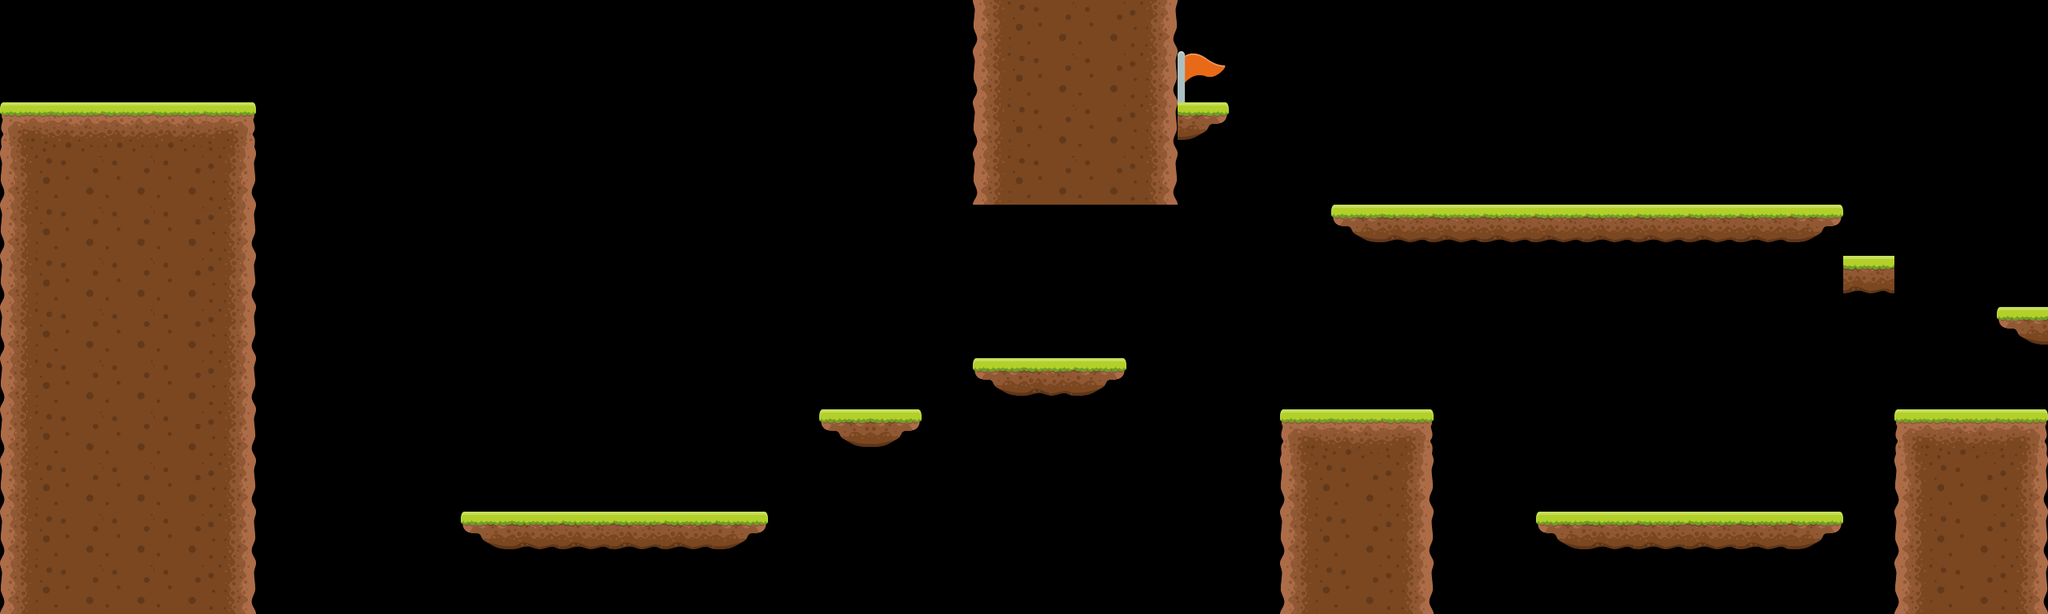

The image is a tile-based game level rendered from a .tmx file. Its description and complete source (layers, tilesets, objects, tile grids) follow:
An orthogonal 40x12 tile map with 64x64 px tiles, 1 tile layer (Camada de Tiles 1), 2 tilesets and 19 objects.

<map version="1.8" tiledversion="1.8.2" orientation="orthogonal" renderorder="right-down" width="40" height="12" tilewidth="64" tileheight="64" infinite="0" nextlayerid="6" nextobjectid="93">
 <editorsettings>
  <export target="level4.lua" format="lua" />
 </editorsettings>
 <tileset firstgid="1" name="platformer" tilewidth="64" tileheight="64" tilecount="9" columns="3">
  <image source="tileset.png" width="192" height="192" />
 </tileset>
 <tileset firstgid="10" name="Flag" tilewidth="64" tileheight="64" tilecount="1" columns="1">
  <image source="flag.png" width="64" height="64" />
 </tileset>
 <layer id="1" name="Camada de Tiles 1" width="40" height="12">
  <data encoding="csv">
0,0,0,0,0,0,0,0,0,0,0,0,0,0,0,0,0,0,0,4,5,5,6,0,0,0,0,0,0,0,0,0,0,0,0,0,0,0,0,0,
0,0,0,0,0,0,0,0,0,0,0,0,0,0,0,0,0,0,0,4,5,5,6,10,0,0,0,0,0,0,0,0,0,0,0,0,0,0,0,0,
1,2,2,2,3,0,0,0,0,0,0,0,0,0,0,0,0,0,0,4,5,5,6,9,0,0,0,0,0,0,0,0,0,0,0,0,0,0,0,0,
4,5,5,5,6,0,0,0,0,0,0,0,0,0,0,0,0,0,0,4,5,5,6,0,0,0,0,0,0,0,0,0,0,0,0,0,0,0,0,0,
4,5,5,5,6,0,0,0,0,0,0,0,0,0,0,0,0,0,0,0,0,0,0,0,0,0,7,8,8,8,8,8,8,8,8,9,0,0,0,0,
4,5,5,5,6,0,0,0,0,0,0,0,0,0,0,0,0,0,0,0,0,0,0,0,0,0,0,0,0,0,0,0,0,0,0,0,8,0,0,0,
4,5,5,5,6,0,0,0,0,0,0,0,0,0,0,0,0,0,0,0,0,0,0,0,0,0,0,0,0,0,0,0,0,0,0,0,0,0,0,7,
4,5,5,5,6,0,0,0,0,0,0,0,0,0,0,0,0,0,0,7,8,9,0,0,0,0,0,0,0,0,0,0,0,0,0,0,0,0,0,0,
4,5,5,5,6,0,0,0,0,0,0,0,0,0,0,0,7,9,0,0,0,0,0,0,0,1,2,3,0,0,0,0,0,0,0,0,0,1,2,3,
4,5,5,5,6,0,0,0,0,0,0,0,0,0,0,0,0,0,0,0,0,0,0,0,0,4,5,6,0,0,0,0,0,0,0,0,0,4,5,6,
4,5,5,5,6,0,0,0,0,7,8,8,8,8,9,0,0,0,0,0,0,0,0,0,0,4,5,6,0,0,7,8,8,8,8,9,0,4,5,6,
4,5,5,5,6,0,0,0,0,0,0,0,0,0,0,0,0,0,0,0,0,0,0,0,0,4,5,6,0,0,0,0,0,0,0,0,0,4,5,6
</data>
 </layer>
 <objectgroup id="4" name="Flag">
  <object id="79" x="1472" y="64" width="64" height="64" />
 </objectgroup>
 <objectgroup id="3" name="Inimigo">
  <object id="20" x="832" y="960" width="128" />
  <object id="24" x="832" y="1088" />
  <object id="80" x="768" y="576" width="64" height="64" />
  <object id="82" x="2176" y="576" width="64" height="64" />
  <object id="84" x="1920" y="192" width="64" height="64" />
 </objectgroup>
 <objectgroup id="2" name="Plataformas">
  <object id="69" x="0" y="128" width="320" height="640" />
  <object id="70" x="576" y="640" width="384" height="64" />
  <object id="71" x="1024" y="512" width="128" height="64" />
  <object id="72" x="1216" y="448" width="192" height="64" />
  <object id="73" x="1600" y="512" width="192" height="256" />
  <object id="74" x="1920" y="640" width="384" height="64" />
  <object id="76" x="1664" y="256" width="640" height="64" />
  <object id="77" x="1472" y="128" width="64" height="64" />
  <object id="78" x="1216" y="0" width="256" height="256" />
  <object id="88" x="2368" y="512" width="192" height="256" />
  <object id="90" x="2304" y="320" width="64" height="64" />
  <object id="92" x="2496" y="384" width="64" height="64" />
 </objectgroup>
 <objectgroup id="5" name="Start">
  <object id="68" x="64" y="64" width="64" height="64" />
 </objectgroup>
</map>
